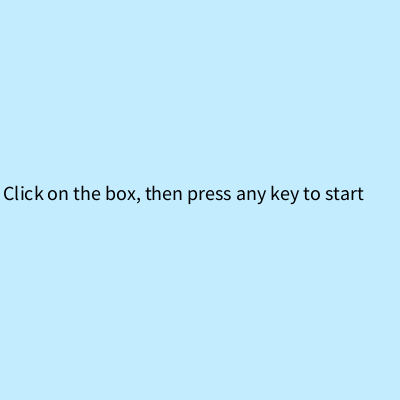
Frame 1 (no input)
Frame 60 (the mouse pressed at the canvas centre just before this capture): identical to frame 1, image omitted
Frame 120 (the mouse held since frame 60 and released just before this capture): identical to frame 1, image omitted

The Processing sketch that drew this single still picture (run headless with seeded random() and noise(); from frame 60 on, the mouse is pressed at the canvas centre):

// Processing sketch: sketch_170719a
// ── sketch_170719a.pde
int value = 0;

//varForSun
int sunY = 367;

//varForClouds
int x = 10;
int leftX = 83;
int rightX = 304;
int leftY = 356;
int rightY = 291;

//varForMountains
int sPos = 84;
int mountainLeftY = 277;
int mountainLeftX1 = 223;
int mountainLeftX2 = 31;
int mountainRightY = 327;
int mountainRightX1 = 217;
int mountainRightX2 = 381;

//varForRoad
int roadMainY = 600; 
int roadPaintY = 634;

void setup() {
  size(400, 400);
}

void keyPressed() {
  if (value == 0) {
    value = 255;
  } else {
    value = 0;
  }
}

void draw() {
    if (value == 255) {
    //scenery
    noStroke();
    background(195, 236, 250);
    
    //sun
    fill(255, 204, 0);
    ellipse(217, sunY, 70, 70);
    
    sunY --;
    
    // clouds 
    fill(255, 255, 255);
    // left cloud
    ellipse(leftX, leftY, 126, 97);
    ellipse(leftX+62, leftY, 70, 60);
    ellipse(leftX-62, leftY, 70, 60);
    // right cloud
    ellipse(rightX, rightY, 126, 97);
    ellipse(rightX+62, rightY, 70, 60);
    ellipse(rightX-62, rightY, 70, 60);
    
    leftY --;
    rightY --;

    //mountains
    fill(22, 79, 13);
    //mountainLeftMove
    triangle(mountainLeftX2, 407, mountainLeftX1, 412, 113, mountainLeftY);
    //mountainRightMove
    triangle(mountainRightX1, 400, mountainRightX2, 400, 288, mountainRightY);
    mountainLeftY --;
    mountainLeftX1 ++;
    mountainLeftX2 --;
    
    mountainRightY --;
    mountainRightX1 --;
    mountainRightX2 ++;
    
    //road
    fill(87, 81, 81);
    rect(0, roadMainY, 413, 71);
    fill(235, 225, 117);
    rect(200, roadPaintY, 72, 12);
    rect(311, roadPaintY, 72, 12);
    rect(89, roadPaintY, 72, 12);
    rect(-21, roadPaintY, 72, 12);
    
    roadMainY --;
    roadPaintY --;
    
    if (mountainRightY == 70) {
        fill(255, 255, 255);
        textSize(20);
        text("2017 Leadership in Tech", 100, 240);
        noLoop();    
    }
    
} else {
  background(195, 236, 350);
  fill(0, 0, 0);
  textSize(20);
  text("Click on the box, then press any key to start", 2.5, 200);
}

}

    



    



    

    
